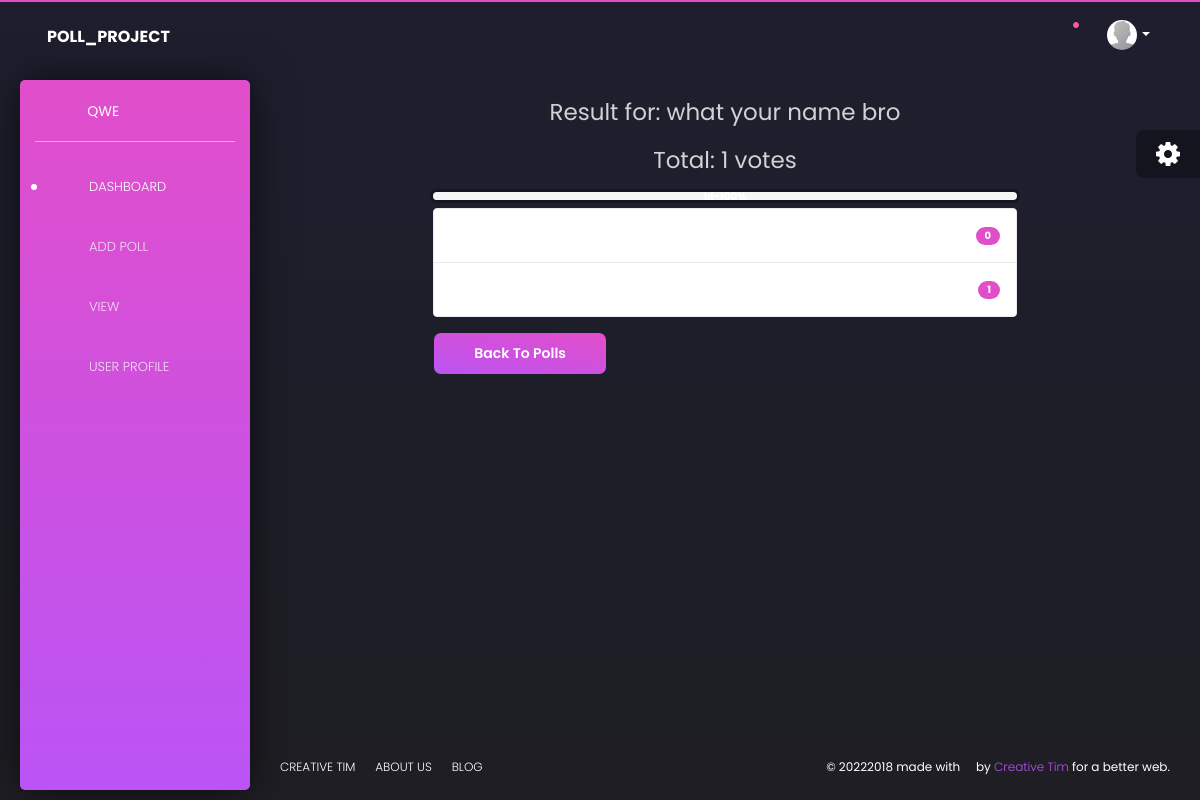
The page /result/1/ (signed in) on the database its author committed.
### poll/models.py (models this page shows, shortened)
class User(AbstractUser):
    profile_pic = models.ImageField(upload_to='profile_pic/')
    def __str__(self):
        return self.username

class Poll(models.Model):
    owner = models.ForeignKey(User, on_delete=models.CASCADE)
    text = models.TextField()
    pub_date = models.DateTimeField(default=timezone.now)
    active = models.BooleanField(default=True)
    @property
    def get_vote_count(self):
        return self.vote_set.count()
    def get_result_dict(self):
        res = []
        for choice in self.choice_set.all():
            d = {}
            alert_class = ['primary', 'secondary', 'success',
                           'danger', 'dark', 'warning', 'info']
            d['alert_class'] = secrets.choice(alert_class)
            d['text'] = choice.choice_text
            d['num_votes'] = choice.get_vote_count
            if not self.get_vote_count:
                d['percentage'] = 0
            else:
                d['percentage'] = (choice.get_vote_count /
                                   self.get_vote_count)*100
            res.append(d)
        return res

class Choice(models.Model):
    poll = models.ForeignKey(Poll, on_delete=models.CASCADE)
    choice_text = models.CharField(max_length=255)
    @property
    def get_vote_count(self):
        return self.vote_set.count()

### poll/views.py (the view)
# urls.py: path('result/<int:poll_id>/', result.as_view(), name="resutl"),
class result(View):
    def get(self, request, poll_id):
        poll = Poll.objects.get(pk=poll_id)
        return render(request, 'home/result.html', {
            'poll': poll,
        })

### poll/templates/home/result.html (shortened to what this page needs)
{% extends 'home/base.html' %}
{% block content %}
<div class="content">
    {% if messages %}
    <div class="messages">
        {% for message in messages %}
        <div {% if message.tags %} class="{{ message.tags }}" {% endif %}>{{ message }}
            <button type="button" class="close" data-dismiss="alert" aria-label="Close">
                <span aria-hidden="true">&times;</span>
            </button>
        </div>
        {% endfor %}
    </div>
    {% else %}
    <div class="row">
        <div class="col-md-8 offset-sm-2">
            {% if poll.active %}
            <h3 class="mt-3 mb-3 text-center">Result for: {{ poll.text }}</h3>
            {% else %}
            <h3 class="mt-3 mb-3 text-center">"{{ poll.text }}" Has Ended Polling !</h3>
            {% endif %}
            <h3 class="mb-2 text-center">Total: {{ poll.get_vote_count }} votes</h3>
            <div class="progress mt-3 mb-2">
                {% for choice in poll.get_result_dict %}
                <div class="progress-bar bg-{{ choice.alert_class }}" role="progressbar" style="width: {{ choice.percentage }}%;"
                    aria-valuenow="30" aria-valuemin="0" aria-valuemax="100"><b>
                        {{choice.text|truncatewords:2}}-{{choice.percentage|floatformat}}%</b>
                </div>
                {% endfor %}
            </div>
            <ul class="list-group">
                {% for choice in poll.choice_set.all %}
                <li class="list-group-item d-flex justify-content-between align-items-center">
                    <span class="badge badge-primary badge-pill">{{ choice.get_vote_count }}</span>
                </li>
                {% endfor %}
            </ul>
            {% endif %}
            <a class="btn btn-primary mt-3" href="{% url 'view' %}" role="button">Back To Polls</a>
        </div>
    </div>
</div>
{% endblock content %}

### poll/templates/home/base.html (shortened to what this page needs)
<!DOCTYPE html>
{% load static %}
<html lang="en">
<head>
    <link rel="stylesheet" href="https://stackpath.bootstrapcdn.com/bootstrap/4.3.1/css/bootstrap.min.css">
    <link rel="stylesheet" href="{% static 'styleChar.css' %} " type="text/css">
    <link rel="stylesheet" type="text/css" href="{% static 'style.css' %}" />
    <link href="https://use.fontawesome.com/releases/v5.0.6/css/all.css" rel="stylesheet">
    <link href="{% static 'css/nucleo-icons.css' %}" rel="stylesheet" />
    <link href="{% static 'css/black-dashboard.css' %}" rel="stylesheet" />
    <link href="{% static 'demo/demo.css' %}" rel="stylesheet" />
    <link href="https://maxcdn.bootstrapcdn.com/font-awesome/4.3.0/css/font-awesome.min.css" rel="stylesheet">
    <link href="{% static 'profile.css' %} " rel="stylesheet">
</head>
<body class="">
    <div class="wrapper">
        <div class="sidebar">
            <div class="sidebar-wrapper">
                {% if user.is_authenticated %}
                <div class="logo">
                    <a href="javascript:void(0)" class="simple-text logo-mini">
                    </a>
                    {% if user.is_authenticated %}
                    <a href="javascript:void(0)" class="simple-text logo-normal">
                        {{user.username}}
                    </a>
                    {% endif %}
                </div>
                {% endif %}
                <ul class="nav">
                    <li class="active ">
                        <a href="{% url 'index' %}">
                            <i class="tim-icons icon-chart-pie-36"></i>
                            <p>Dashboard</p>
                        </a>
                    </li>
                    {% if user.is_authenticated %}
                    <li>
                        <a href="{% url 'poll' %} ">
                            <i class="tim-icons icon-atom"></i>
                            <p>Add Poll</p>
                        </a>
                    </li>
                   {% endif %}
                   <li>
                        <a href="{% url 'view' %}">
                            <i class="tim-icons icon-pin"></i>
                            <p>View</p>
                        </a>
                    </li>
                    {% if user.is_authenticated %}
                    <li>
                        <a href="{% url 'profile' user.username %}">
                            <i class="tim-icons icon-single-02"></i>
                            <p>User Profile</p>
                        </a>
                    </li>
                    {% endif %}
                </ul>
            </div>
        </div>
        <div class="main-panel">
            <nav class="navbar navbar-expand-lg navbar-absolute navbar-transparent">
                <div class="container-fluid">
                    <div class="navbar-wrapper">
                        <a class="navbar-brand" href="javascript:void(0)">POLL_PROJECT</a>
                    </div>
                    <div class="collapse navbar-collapse" id="navigation">
                        <ul class="navbar-nav ml-auto">
                            {% if user.is_authenticated %}
                            <li class="search-bar input-group">
                            {% else %}
                            <li class="search-bar">
                            {% endif %}
                                <button class="btn btn-link" id="search-button" data-toggle="modal"
                                    data-target="#searchModal"><i class="tim-icons icon-zoom-split"></i>
                                </button>
                            </li>
                            <li class="dropdown nav-item">
                                <a href="javascript:void(0)" class="dropdown-toggle nav-link" data-toggle="dropdown">
                                    <div class="notification d-none d-lg-block d-xl-block"></div>
                                    <i class="tim-icons icon-sound-wave"></i>
                                </a>
                            </li>
                            {% if not user.is_authenticated %}
                                <li class="nav-item">
                                    <a href="{% url 'login' %} " class="nav-link"> Dang Nhap </a>
                                </li>
                                <li class="nav-item">
                                    <a href="{% url 'register' %} " class="nav-link"> Dang Ki </a>
                                </li>
                            {% else %}
                                <li class="dropdown nav-item">
                                    <a href="#" class="dropdown-toggle nav-link" data-toggle="dropdown">
                                        <div class="photo">
                                            <img src="{{user.profile_pic.url}}" alt="Profile Photo">
                                        </div>
                                        <b class="caret d-none d-lg-block d-xl-block"></b>
                                    </a>
                                </li>
                            {% endif %}
                        </ul>
                    </div>
                </div>
            </nav>
            {% block content %}
            {% endblock content %}
            <footer class="footer">
                <div class="container-fluid">
                    <ul class="nav">
                        <li class="nav-item">
                            <a href="javascript:void(0)" class="nav-link">
                                Creative Tim
                            </a>
                        </li>
                        <li class="nav-item">
                            <a href="javascript:void(0)" class="nav-link">
                                About Us
                            </a>
                        </li>
                        <li class="nav-item">
                            <a href="javascript:void(0)" class="nav-link">
                                Blog
                            </a>
                        </li>
                    </ul>
                    <div class="copyright">
                        ©
                        2018 made with <i class="tim-icons icon-heart-2"></i> by
                        <a href="javascript:void(0)" target="_blank">Creative Tim</a> for a better web.
                    </div>
                </div>
            </footer>
        </div>
    </div>
    <div class="fixed-plugin">
        <div class="dropdown show-dropdown">
            <a href="#" data-toggle="dropdown">
                <i class="fa fa-cog fa-2x"> </i>
            </a>
        </div>
    </div>
</body>
</html>

### poll/static/styleChar.css (style rules this page uses)
body { font-family: "Open Sans", Arial; background: #EDEDED; }
p { margin-top: 2rem; font-size: 13px; }

### poll/static/style.css (style rules this page uses)
.navbar-default, .btn, .form-control, .panel { border-radius: 0; }
a.navbar-brand, .panel-title { font-weight: bolder; }

### poll/static/profile.css (style rules this page uses)
body { background: #654ea3; background: linear-gradient(to right, #e96443, #904e95); min-height: 100vh; overflow-x: hidden }

### rows shown on the page
User: username "QWE", profile_pic (placeholder picture)
Poll: text "what your name bro", get_vote_count "1"
Choice: get_vote_count "0"
Choice: get_vote_count "1"
